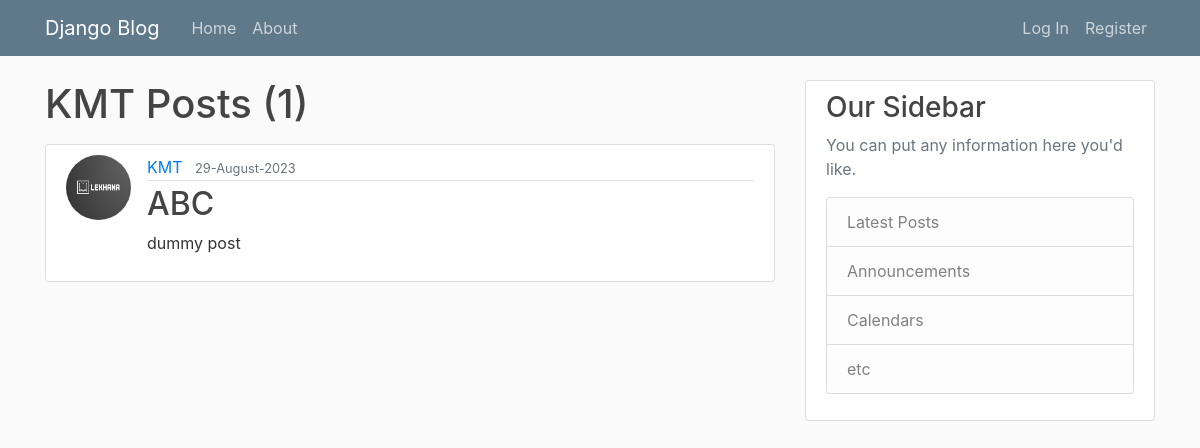
/user/KMT, run on an earlier commit of the app's database.
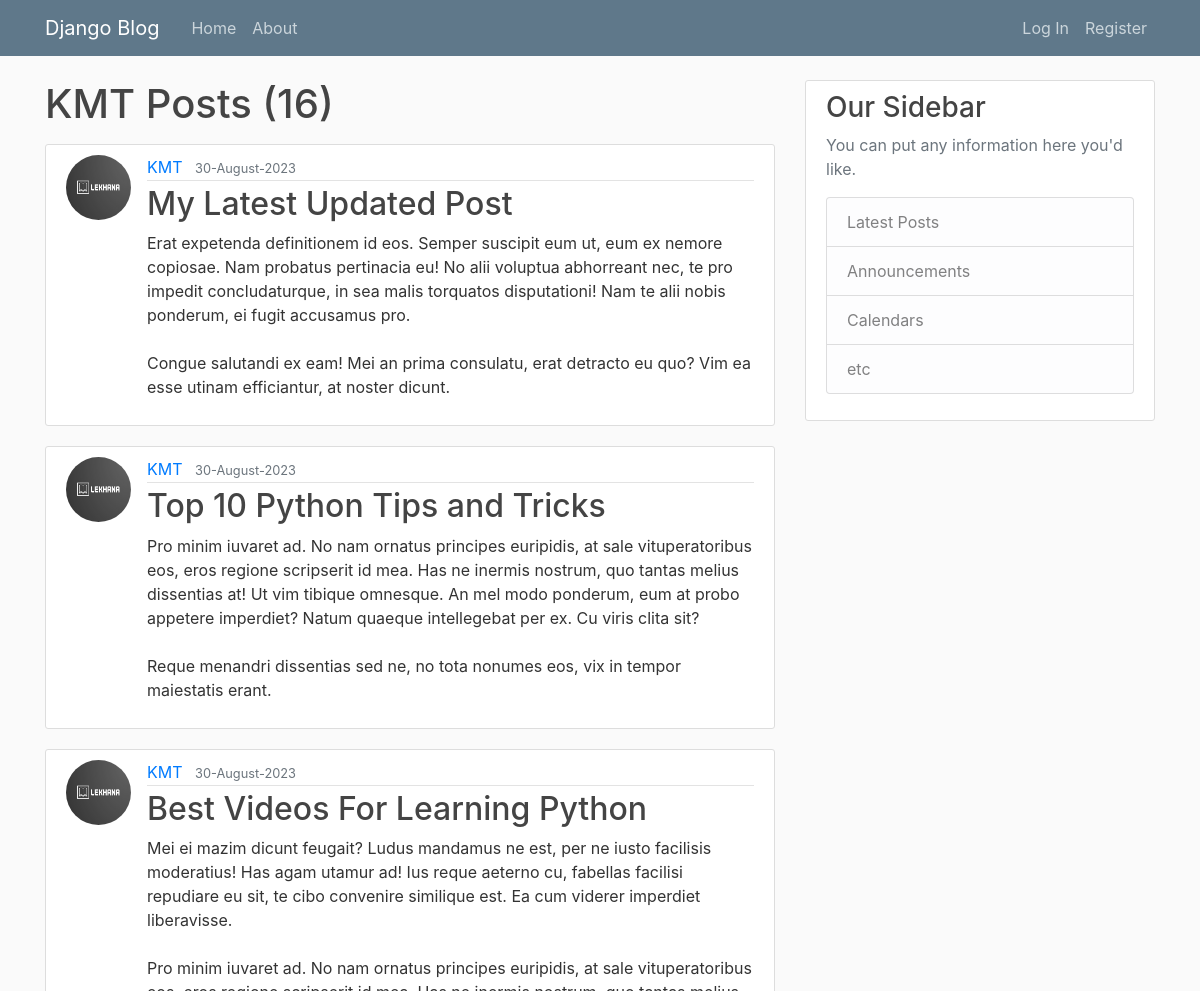
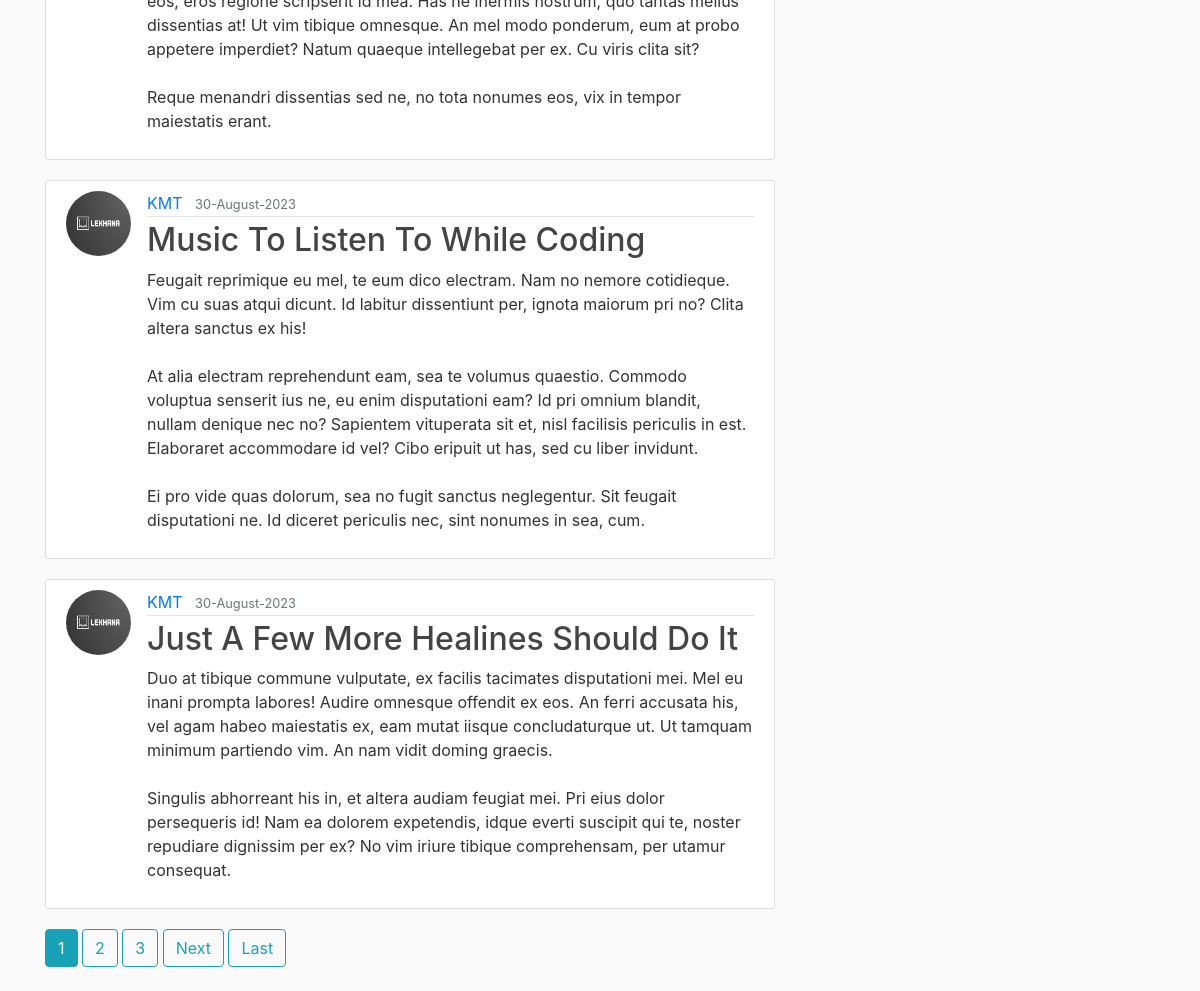
And on a later commit of the database (2 pictures, top to bottom).
### blog/models.py (models this page shows, shortened)
class Post(models.Model):
    title = models.CharField(max_length=150)
    content = models.TextField()
    date_posted = models.DateTimeField(default=timezone.now)
    author = models.ForeignKey(User, on_delete=models.CASCADE)

### users/models.py (models this page shows, shortened)
class Profile(models.Model):
    user = models.OneToOneField(User, on_delete=models.CASCADE)
    image = models.ImageField(default='default.jpg', upload_to='profile_pics')

### blog/views.py (the view)
# urls.py: path('user/<str:username>', UserPostListView.as_view(), name='user-posts')
class UserPostListView(ListView):
    model = Post
    template_name = 'blog/user_post.html'
    context_object_name = 'posts'
    paginate_by = 5
    def get_queryset(self):
        user = get_object_or_404(User, username=self.kwargs.get('username'))
        return Post.objects.filter(author=user).order_by('-date_posted')

### blog/templates/blog/user_post.html (shortened to what this page needs)
{% extends "blog/base.html" %}
{% block content %}
    <h1 class="mb-3" >{{ view.kwargs.username }} Posts ({{ page_obj.paginator.count }})</h1>
    {% for post in posts %}
    <article class="media content-section">
      <img src="{{ post.author.profile.image.url }}" alt="" class="rounded-circle article-img">
        <div class="media-body">
          <div class="article-metadata">
            <a class="mr-2" href="{% url 'user-posts' post.author.username %}">{{ post.author }}</a>
            <small class="text-muted">{{ post.date_posted|date:"d-F-Y" }}</small>
          </div>
          <h2><a class="article-title" href="{% url 'post-detail' post.id %}">{{ post.title }}</a></h2>
          <p class="article-content">{{ post.content }}</p>
        </div>
      </article>
    {% endfor %}
    {% if is_paginated %}
      {% for num in page_obj.paginator.page_range %}
        {% if page_obj.number == num %}
          <a href="?page={{ num }}" class="btn btn-info mb-4">{{ num }}</a>
        {% elif num > page_obj.number|add:'-3' and num < page_obj.number|add:'3' %}
          <a href="?page={{ num }}" class="btn btn-outline-info mb-4">{{ num }}</a>
        {% endif %}
      {% endfor %}
      {% if page_obj.has_next %}
        <a href="?page={{ page_obj.next_page_number }}" class="btn btn-outline-info mb-4">Next</a>
        <a href="?page={{ page_obj.paginator.num_pages }}" class="btn btn-outline-info mb-4">Last</a>
      {% endif %}
    {% endif %}
{% endblock content %}

### blog/templates/blog/base.html (shortened to what this page needs)
{% load static %}
<!DOCTYPE html>
<html lang="en">
<head>
     <link rel="stylesheet" href="https://maxcdn.bootstrapcdn.com/bootstrap/4.0.0/css/bootstrap.min.css">
     <link rel="stylesheet" type="text/css" href="{% static 'blog/main.css' %}">
</head>
<body>
    <header class="site-header">
        <nav class="navbar navbar-expand-md navbar-dark bg-steel fixed-top">
          <div class="container">
            <a class="navbar-brand mr-4" href="{% url 'blog-home' %}">Django Blog</a>
            <div class="collapse navbar-collapse" id="navbarToggle">
              <div class="navbar-nav mr-auto">
                <a class="nav-item nav-link" href="{% url 'blog-home' %}">Home</a>
                <a class="nav-item nav-link" href="{% url 'blog-about' %}">About</a>
              </div>
              <div class="navbar-nav">
                {% if user.is_authenticated %}
                <a class="nav-item nav-link" href="{% url 'post-create' %}">New Post</a>
                <a class="nav-item nav-link" href="{% url 'logout' %}">Log Out</a>
                <a class="nav-item nav-link" href="{% url 'profile' %}">Profile</a>
                {% else %}
                <a class="nav-item nav-link" href="{% url 'login' %}">Log In</a>
                <a class="nav-item nav-link" href="{% url 'register' %}">Register</a>
                {% endif %}
              </div>
            </div>
          </div>
        </nav>
      </header>
      <main role="main" class="container">
        <div class="row">
          <div class="col-md-8">
            {% block content %}{% endblock %}
          </div>
          <div class="col-md-4">
            <div class="content-section">
              <h3>Our Sidebar</h3>
              <p class='text-muted'>You can put any information here you'd like.
                <ul class="list-group">
                  <li class="list-group-item list-group-item-light">Latest Posts</li>
                  <li class="list-group-item list-group-item-light">Announcements</li>
                  <li class="list-group-item list-group-item-light">Calendars</li>
                  <li class="list-group-item list-group-item-light">etc</li>
                </ul>
              </p>
            </div>
          </div>
        </div>
      </main>
</body>
</html>

### blog/static/blog/main.css (style rules this page uses)
body { background: #fafafa; color: #333333; margin-top: 5rem; }
h1, h2, h3, h4, h5, h6 { color: #444444; }
ul { margin: 0; }
.bg-steel { background-color: #5f788a; }
.site-header .navbar-nav .nav-link { color: #cbd5db; }
.content-section { background: #ffffff; padding: 10px 20px; border: 1px solid #dddddd; border-radius: 3px; margin-bottom: 20px; }
.article-title { color: #444444; }
.article-content { white-space: pre-line; }
.article-img { height: 65px; width: 65px; margin-right: 16px; }
.article-metadata { padding-bottom: 1px; margin-bottom: 4px; border-bottom: 1px solid #e3e3e3 }

What changed in the data, as far as the page shows it:
no longer on this page (row unchanged): Post: author.profile.image (picture), author "KMT", date_posted "29-August-2023", title "ABC", content "dummy post"
added Post: author.profile.image (picture), author "KMT", date_posted "30-August-2023", title "My Latest Updated Post", content "Erat expetenda definitionem id eos. Semper suscipit eum ut, eum ex nemore copiosae. Nam probatus pertinacia eu! No alii voluptua abhorreant nec, te pro impedit concludaturque, in sea malis torquatos disputationi! Nam te alii nobis ponderum, ei fugit accusamus pro. Congue salutandi ex eam! Mei an prima consulatu, erat detracto eu quo? Vim ea esse utinam efficiantur, at noster dicunt."
added Post: author.profile.image (picture), author "KMT", date_posted "30-August-2023", title "Top 10 Python Tips and Tricks", content "Pro minim iuvaret ad. No nam ornatus principes euripidis, at sale vituperatoribus eos, eros regione scripserit id mea. Has ne inermis nostrum, quo tantas melius dissentias at! Ut vim tibique omnesque. An mel modo ponderum, eum at probo appetere imperdiet? Natum quaeque intellegebat per ex. Cu viris clita sit? Reque menandri dissentias sed ne, no tota nonumes eos, vix in tempor maiestatis erant."
added Post: author.profile.image (picture), author "KMT", date_posted "30-August-2023", title "Best Videos For Learning Python", content "Mei ei mazim dicunt feugait? Ludus mandamus ne est, per ne iusto facilisis moderatius! Has agam utamur ad! Ius reque aeterno cu, fabellas facilisi repudiare eu sit, te cibo convenire similique est. Ea cum viderer imperdiet liberavisse. Pro minim iuvaret ad. No nam ornatus principes euripidis, at sale vituperatoribus eos, eros regione scripserit id mea. Has ne inermis nostrum, quo tantas melius dissentias at! Ut vim tibique omnesque. An mel modo ponderum, eum at probo appetere imperdiet? Natum quaeque intellegebat per ex. Cu viris clita sit? Reque menandri dissentias sed ne, no tota nonumes eos, vix in tempor maiestatis erant."
added Post: author.profile.image (picture), author "KMT", date_posted "30-August-2023", title "Music To Listen To While Coding", content "Feugait reprimique eu mel, te eum dico electram. Nam no nemore cotidieque. Vim cu suas atqui dicunt. Id labitur dissentiunt per, ignota maiorum pri no? Clita altera sanctus ex his! At alia electram reprehendunt eam, sea te volumus quaestio. Commodo voluptua senserit ius ne, eu enim disputationi eam? Id pri omnium blandit, nullam denique nec no? Sapientem vituperata sit et, nisl facilisis periculis in est. Elaboraret accommodare id vel? Cibo eripuit ut has, sed cu liber invidunt. Ei pro vide quas dolorum, sea no fugit sanctus neglegentur. Sit feugait disputationi ne. Id diceret periculis nec, sint nonumes in sea, cum."
added Post: author.profile.image (picture), author "KMT", date_posted "30-August-2023", title "Just A Few More Healines Should Do It", content "Duo at tibique commune vulputate, ex facilis tacimates disputationi mei. Mel eu inani prompta labores! Audire omnesque offendit ex eos. An ferri accusata his, vel agam habeo maiestatis ex, eam mutat iisque concludaturque ut. Ut tamquam minimum partiendo vim. An nam vidit doming graecis. Singulis abhorreant his in, et altera audiam feugiat mei. Pri eius dolor persequeris id! Nam ea dolorem expetendis, idque everti suscipit qui te, noster repudiare dignissim per ex? No vim iriure tibique comprehensam, per utamur consequat."
Also different on the page:
{{ page_obj.paginator.count }}: "1" → "16"
new list line: "1"
new list line: "2"
new list line: "3"
text now shown: "Next Last"
